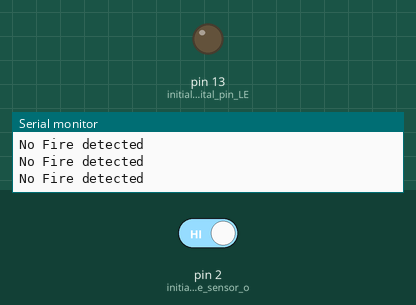
The sketch below on a simulated Arduino Uno, built with avr-gcc and run on an emulated ATmega328P. Shown: output pins drawn as LEDs (lit = HIGH), the last lines printed to the serial monitor. Inputs (shaded band) come from the test bench; at power-on: pin 2 (initialize_Flame_sensor_o) HIGH.

Above: at 1.2 s.
1.3 s: pin 2 (initialize_Flame_sensor_o) driven LOW
At 1.8 s:
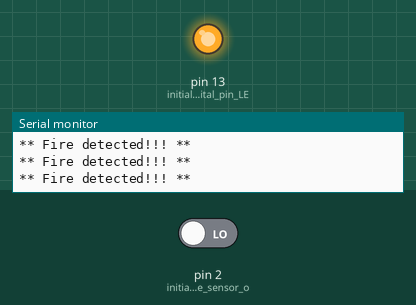
2.8 s: pin 2 (initialize_Flame_sensor_o) driven HIGH
At 4.2 s:
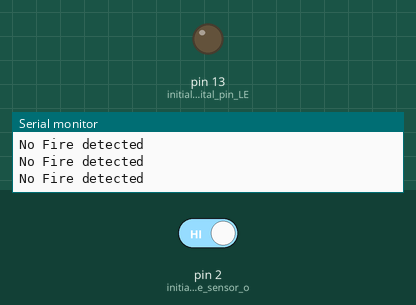
Timing chart, 0 to 5.8 s (numbered marks = the images above; inputs shaded):
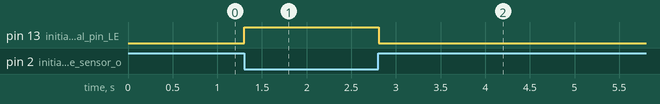

Measured:
- after the input at 1.3 s, pin 13 (initialize_digital_pin_LE): LOW → HIGH at once
- after the input at 2.8 s, pin 13 (initialize_digital_pin_LE): HIGH → LOW at once

The sketch:

Flame_senor.ino
```cpp
void setup()
{
  pinMode(2, INPUT); //initialize Flame sensor output pin connected pin as input.
  pinMode(LED_BUILTIN, OUTPUT);// initialize digital pin LED_BUILTIN as an output.
  Serial.begin(9600);// initialize serial communication @ 9600 baud:
}
void loop()
{
  if (digitalRead(2) == 0 )
  {
    digitalWrite(LED_BUILTIN, HIGH); // Led ON
    Serial.println("** Fire detected!!! **");
  }
  else
  {
    digitalWrite(LED_BUILTIN, LOW); // Led OFF
    Serial.println("No Fire detected");
  }
  delay(100);
}
```
